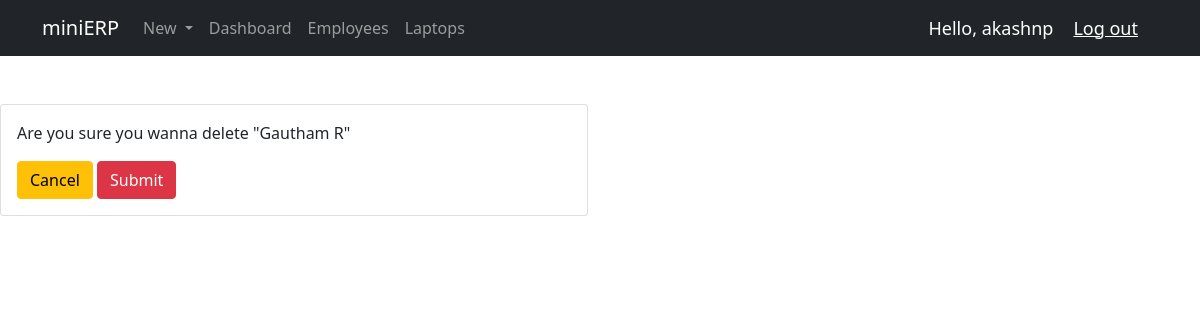
The page /employee_del/3 (signed in) on the database as committed earlier.
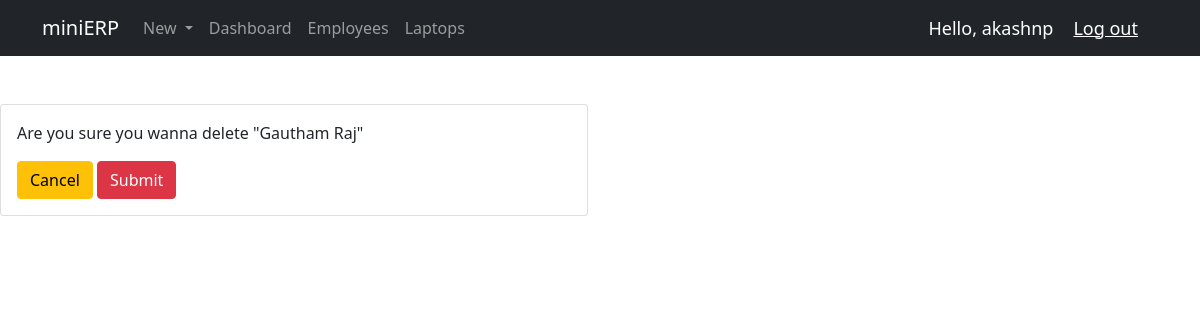
The same page on the database as committed later.
### hardware/models.py (models this page shows)
class Employee(models.Model):
    EMPLOYEE_STATUS = (
        ('Active', 'Active'),
        ('InActive', 'Inactive'),
    )
    user = models.OneToOneField(User, null=True, on_delete=models.CASCADE)
    emp_id = models.AutoField(primary_key=True, editable=False)
    dept_id = models.ForeignKey(Department, null=True, on_delete=models.SET_NULL)
    desig_id = models.ForeignKey(Designation, null=True, on_delete=models.SET_NULL)
    laptop_assiged = models.ForeignKey(Laptop, null=True, blank=True, on_delete=models.SET_NULL)
    profilePic = models.ImageField(null=True, blank=True)
    emp_name = models.CharField(max_length=100, null=True)
    emp_email = models.CharField(max_length=100, null=True)
    emp_phone = models.IntegerField(null=True)
    emp_status = models.CharField(max_length=10, null=True, choices=EMPLOYEE_STATUS)
    loc_id = models.ForeignKey(Location, null=True, blank=False, on_delete=models.SET_NULL)
    emp_date_joined = models.DateField
    emp_date_exited = models.DateField
    emp_date_created = models.DateField(auto_now_add=True)
    history = HistoricalRecords()
    def __str__(self):
        if self.emp_name == None:
            return "NAME IS NULL"
        return self.emp_name

### hardware/decorators.py (the view)
        def wrapper_func(request, *args, **kwargs):
            group = None
            if request.user.groups.exists():
                group = request.user.groups.all()[0].name
            if group in allowed_roles:
                return view_func(request, *args, **kwargs)
            else:
                return HttpResponse("You are not authorized to view this page!")

### hardware/views.py (called while the page is built)
@login_required(login_url='login')
@allowed_users(allowed_roles=['admin'])
def employee_del(request, pk):
    employee = Employee.objects.get(emp_id=pk)
    if request.method == "POST":
        employee.delete()
        return redirect('/dash_employees')
    context = {'employee':employee}
    return render(request, 'hardware/employee_del.html', context)

### hardware/templates/hardware/employee_del.html (shortened to what this page needs)
{% extends 'hardware/main.html' %}
{% block content %}
<br>
<div class="row">
    <div class="col-md-6">
        <div class="card card-body">
            <p>Are you sure you wanna delete "{{employee}}"</p>
            <form action="{% url 'employee_del' employee.emp_id %}" method="POST">
                <a class="btn btn-warning" href="{% url 'dash_employees' %}">Cancel</a>
                <input class="btn btn-danger" type="submit" name="Confirm">
            </form>
        </div>
    </div>
</div>
{% endblock %}

Rows that differ between the two databases and show on the page:
changed Employee: emp_name "Gautham R" → "Gautham Raj"
